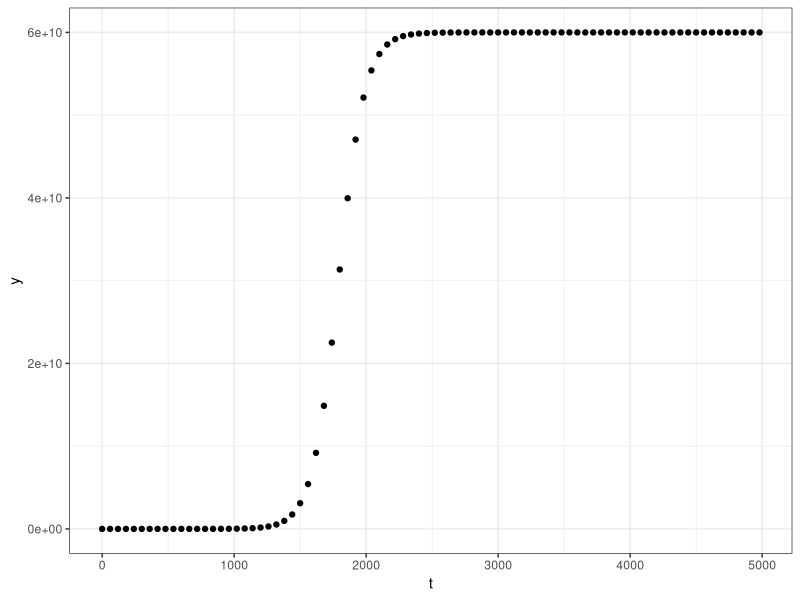
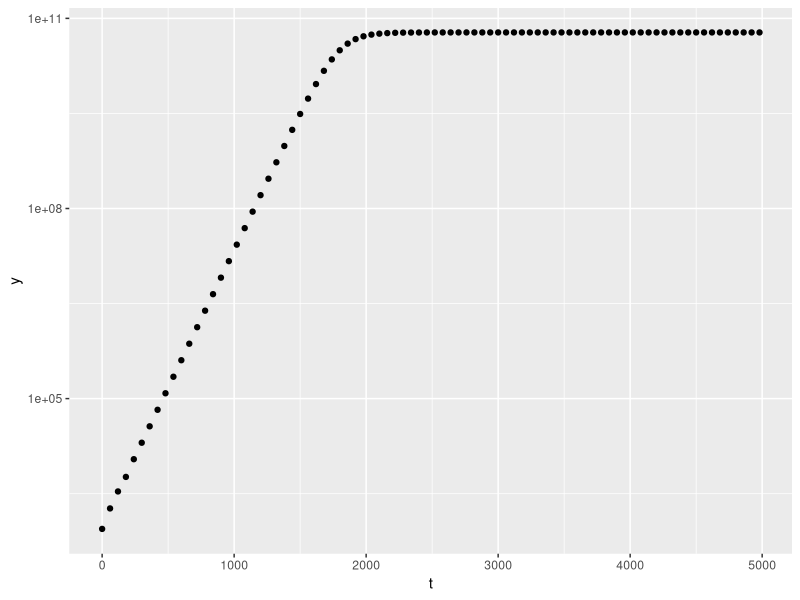

Here is the R script that generated these plots, in order:
#Script to plot the logistic growth data

growth_data <- read.csv("experiment (3).csv")

install.packages("ggplot2")
library(ggplot2)

ggplot(aes(t,N), data = growth_data) +
  
  geom_point() +
  
  xlab("t") +
  
  ylab("y") +
  
  theme_bw()

ggplot(aes(t,N), data = growth_data) +
  
  geom_point() +
  
  xlab("t") +
  
  ylab("y") +
  
  scale_y_continuous(trans='log10')
